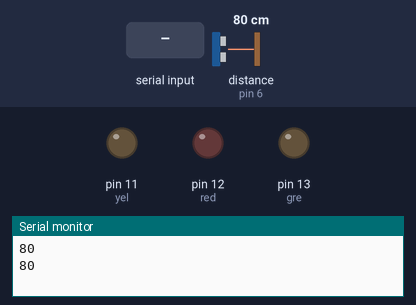
A sketch run on a simulated Arduino Uno, built with avr-gcc and run on an emulated ATmega328P. Parts: output pins drawn as LEDs (lit = HIGH), the last lines printed to the serial monitor. Wiring (inferred from the names in the program): ultrasonic range finder: trigger pin 7; echo pin 6. The test bench sets the inputs (shaded band); at power-on: distance to the obstacle (sensor on pin 6) 80 cm. The echo pulse lasts 58.3 µs per cm; pins used as bus, display or sensor lines are not drawn.

Above: at 1.2 s.
1.3 s: "R" received over Serial
At 3.0 s:
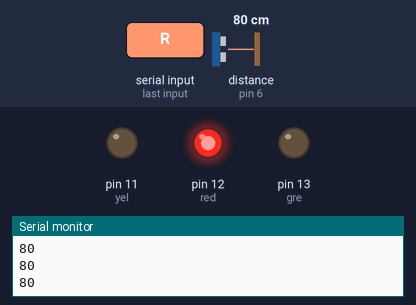
3.8 s: "A" received over Serial
At 5.4 s:
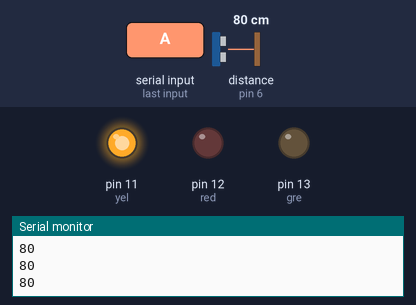
6.0 s: "1" received over Serial
At 7.9 s:
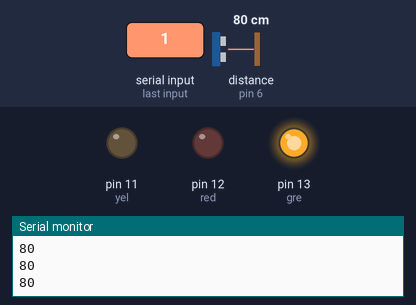
Timing chart, 0 to 9.4 s (numbered marks = the images above; inputs shaded):
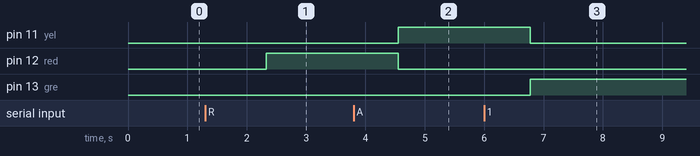

The sketch:

serial2.ino
```cpp
int ECHO = 6;
int TRIG = 7;
int duracao = 0;
long distancia = 0;
int red = 12;
int yel = 11;
int gre = 13;

void setup() {
  Serial.begin(9600);

  pinMode(ECHO, INPUT);
  pinMode(TRIG, OUTPUT);
  pinMode(red, OUTPUT);
  pinMode(yel, OUTPUT);
  pinMode(gre, OUTPUT);
}

void loop() {
  digitalWrite(TRIG, LOW);
  digitalWrite(TRIG, HIGH);
  delayMicroseconds(10);
  digitalWrite(TRIG, LOW);
  duracao = pulseIn(ECHO, HIGH);
  distancia = duracao / 58;
  Serial.println(distancia);
  delay(100);

  digitalWrite(TRIG, LOW);
  delayMicroseconds(10);
  digitalWrite(TRIG, HIGH);
  delayMicroseconds(10);
  digitalWrite(TRIG, LOW);

  duracao = pulseIn(ECHO, HIGH);
  distancia = duracao / 58;

  if (Serial.available() > 0) {
    int leitura = Serial.read();

    digitalWrite(red, LOW);
    digitalWrite(yel, LOW);
    digitalWrite(gre, LOW);

    if (leitura == 'R') {
      digitalWrite(red, HIGH);
    }

    else if (leitura == 'A') {
      digitalWrite(yel, HIGH);
    }

    else {
      digitalWrite(gre, HIGH);
    }
  }
  delay(1000);
}
```

Measured:
- after the input at 1.3 s, pin 12 (red): LOW → HIGH after 1.0 s
- after the input at 3.8 s, pin 11 (yel): LOW → HIGH after 0.75 s; pin 12 (red): HIGH → LOW after 0.75 s
- after the input at 6.0 s, pin 11 (yel): HIGH → LOW after 0.77 s; pin 13 (gre): LOW → HIGH after 0.77 s
